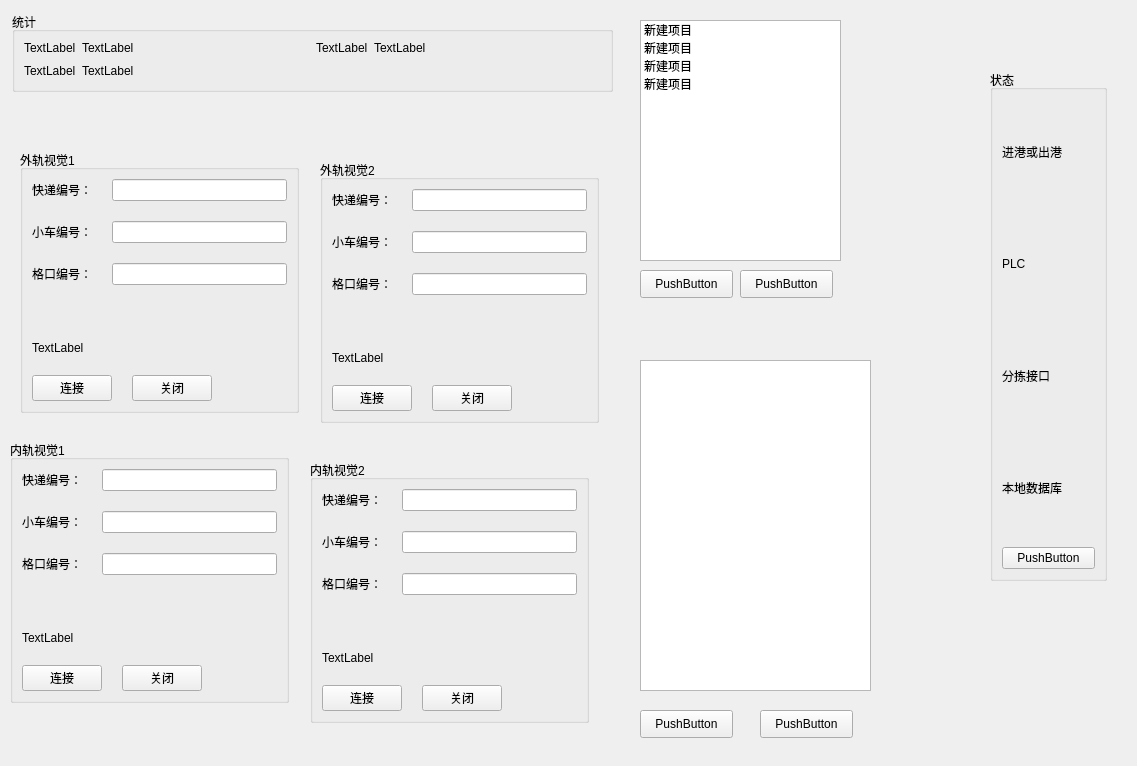
<?xml version="1.0" encoding="UTF-8"?>
<ui version="4.0">
 <class>Sort</class>
 <widget class="QWidget" name="Sort">
  <property name="geometry">
   <rect>
    <x>0</x>
    <y>0</y>
    <width>1137</width>
    <height>766</height>
   </rect>
  </property>
  <property name="sizePolicy">
   <sizepolicy hsizetype="Expanding" vsizetype="Expanding">
    <horstretch>0</horstretch>
    <verstretch>0</verstretch>
   </sizepolicy>
  </property>
  <property name="windowTitle">
   <string>Form</string>
  </property>
  <widget class="QGroupBox" name="groupBoxStatus">
   <property name="geometry">
    <rect>
     <x>990</x>
     <y>70</y>
     <width>117</width>
     <height>511</height>
    </rect>
   </property>
   <property name="title">
    <string>状态</string>
   </property>
   <layout class="QVBoxLayout" name="verticalLayout_5">
    <item>
     <widget class="QLabel" name="labelComeOrGo">
      <property name="text">
       <string>进港或出港</string>
      </property>
     </widget>
    </item>
    <item>
     <widget class="QLabel" name="labelPLC">
      <property name="text">
       <string>PLC</string>
      </property>
     </widget>
    </item>
    <item>
     <widget class="QLabel" name="labelSortInterface">
      <property name="text">
       <string>分拣接口</string>
      </property>
     </widget>
    </item>
    <item>
     <widget class="QLabel" name="labelNativeDatabase">
      <property name="text">
       <string>本地数据库</string>
      </property>
     </widget>
    </item>
    <item>
     <widget class="QPushButton" name="pushButton_9">
      <property name="text">
       <string>PushButton</string>
      </property>
     </widget>
    </item>
   </layout>
  </widget>
  <widget class="QListWidget" name="listWidget">
   <property name="geometry">
    <rect>
     <x>640</x>
     <y>20</y>
     <width>201</width>
     <height>241</height>
    </rect>
   </property>
   <item>
    <property name="text">
     <string>新建项目</string>
    </property>
   </item>
   <item>
    <property name="text">
     <string>新建项目</string>
    </property>
   </item>
   <item>
    <property name="text">
     <string>新建项目</string>
    </property>
   </item>
   <item>
    <property name="text">
     <string>新建项目</string>
    </property>
   </item>
  </widget>
  <widget class="QListWidget" name="listWidget_2">
   <property name="geometry">
    <rect>
     <x>640</x>
     <y>360</y>
     <width>231</width>
     <height>331</height>
    </rect>
   </property>
  </widget>
  <widget class="QPushButton" name="pushButton">
   <property name="geometry">
    <rect>
     <x>640</x>
     <y>270</y>
     <width>93</width>
     <height>28</height>
    </rect>
   </property>
   <property name="text">
    <string>PushButton</string>
   </property>
  </widget>
  <widget class="QPushButton" name="pushButton_2">
   <property name="geometry">
    <rect>
     <x>740</x>
     <y>270</y>
     <width>93</width>
     <height>28</height>
    </rect>
   </property>
   <property name="text">
    <string>PushButton</string>
   </property>
  </widget>
  <widget class="QPushButton" name="pushButton_3">
   <property name="geometry">
    <rect>
     <x>640</x>
     <y>710</y>
     <width>93</width>
     <height>28</height>
    </rect>
   </property>
   <property name="text">
    <string>PushButton</string>
   </property>
  </widget>
  <widget class="QPushButton" name="pushButton_4">
   <property name="geometry">
    <rect>
     <x>760</x>
     <y>710</y>
     <width>93</width>
     <height>28</height>
    </rect>
   </property>
   <property name="text">
    <string>PushButton</string>
   </property>
  </widget>
  <widget class="QGroupBox" name="groupBoxExpressCount">
   <property name="geometry">
    <rect>
     <x>12</x>
     <y>12</y>
     <width>601</width>
     <height>80</height>
    </rect>
   </property>
   <property name="title">
    <string>统计</string>
   </property>
   <layout class="QGridLayout" name="gridLayout_2">
    <item row="0" column="0">
     <layout class="QFormLayout" name="formLayout_5">
      <item row="0" column="0">
       <widget class="QLabel" name="label_13">
        <property name="text">
         <string>TextLabel</string>
        </property>
       </widget>
      </item>
      <item row="0" column="1">
       <widget class="QLabel" name="label_14">
        <property name="text">
         <string>TextLabel</string>
        </property>
       </widget>
      </item>
     </layout>
    </item>
    <item row="0" column="1">
     <layout class="QFormLayout" name="formLayout_6">
      <item row="0" column="0">
       <widget class="QLabel" name="label_15">
        <property name="text">
         <string>TextLabel</string>
        </property>
       </widget>
      </item>
      <item row="0" column="1">
       <widget class="QLabel" name="label_16">
        <property name="text">
         <string>TextLabel</string>
        </property>
       </widget>
      </item>
     </layout>
    </item>
    <item row="1" column="0">
     <layout class="QFormLayout" name="formLayout_7">
      <item row="0" column="0">
       <widget class="QLabel" name="label_20">
        <property name="text">
         <string>TextLabel</string>
        </property>
       </widget>
      </item>
      <item row="0" column="1">
       <widget class="QLabel" name="label_21">
        <property name="text">
         <string>TextLabel</string>
        </property>
       </widget>
      </item>
     </layout>
    </item>
   </layout>
  </widget>
  <widget class="QGroupBox" name="groupBox_2">
   <property name="geometry">
    <rect>
     <x>20</x>
     <y>150</y>
     <width>279</width>
     <height>263</height>
    </rect>
   </property>
   <property name="title">
    <string>外轨视觉1</string>
   </property>
   <layout class="QVBoxLayout" name="verticalLayout">
    <property name="spacing">
     <number>20</number>
    </property>
    <item>
     <layout class="QFormLayout" name="formLayout">
      <item row="0" column="0">
       <widget class="QLabel" name="label">
        <property name="text">
         <string>快递编号：</string>
        </property>
       </widget>
      </item>
      <item row="0" column="1">
       <widget class="QLineEdit" name="lineEditExpressIdOutside1"/>
      </item>
      <item row="1" column="0">
       <widget class="QLabel" name="label_2">
        <property name="text">
         <string>小车编号：</string>
        </property>
       </widget>
      </item>
      <item row="1" column="1">
       <widget class="QLineEdit" name="lineEditCarrierIdOutside1"/>
      </item>
      <item row="2" column="0">
       <widget class="QLabel" name="label_3">
        <property name="text">
         <string>格口编号：</string>
        </property>
       </widget>
      </item>
      <item row="2" column="1">
       <widget class="QLineEdit" name="lineEditBoxIdOutside1"/>
      </item>
     </layout>
    </item>
    <item>
     <spacer name="verticalSpacer">
      <property name="orientation">
       <enum>Qt::Vertical</enum>
      </property>
      <property name="sizeHint" stdset="0">
       <size>
        <width>20</width>
        <height>40</height>
       </size>
      </property>
     </spacer>
    </item>
    <item>
     <widget class="QLabel" name="labelCameraConnectOutside1">
      <property name="text">
       <string>TextLabel</string>
      </property>
     </widget>
    </item>
    <item>
     <layout class="QHBoxLayout" name="horizontalLayout">
      <item>
       <widget class="QPushButton" name="buttonCameraConnectOutside1">
        <property name="text">
         <string>连接</string>
        </property>
       </widget>
      </item>
      <item>
       <widget class="QPushButton" name="buttonCameraCloseOutside1">
        <property name="text">
         <string>关闭</string>
        </property>
       </widget>
      </item>
      <item>
       <spacer name="horizontalSpacer">
        <property name="orientation">
         <enum>Qt::Horizontal</enum>
        </property>
        <property name="sizeHint" stdset="0">
         <size>
          <width>40</width>
          <height>20</height>
         </size>
        </property>
       </spacer>
      </item>
     </layout>
    </item>
   </layout>
  </widget>
  <widget class="QGroupBox" name="groupBox_3">
   <property name="geometry">
    <rect>
     <x>320</x>
     <y>160</y>
     <width>279</width>
     <height>263</height>
    </rect>
   </property>
   <property name="title">
    <string>外轨视觉2</string>
   </property>
   <layout class="QVBoxLayout" name="verticalLayout_2">
    <property name="spacing">
     <number>20</number>
    </property>
    <item>
     <layout class="QFormLayout" name="formLayout_2">
      <item row="0" column="0">
       <widget class="QLabel" name="label_5">
        <property name="text">
         <string>快递编号：</string>
        </property>
       </widget>
      </item>
      <item row="0" column="1">
       <widget class="QLineEdit" name="lineEditExpressIdOutside2"/>
      </item>
      <item row="1" column="0">
       <widget class="QLabel" name="label_6">
        <property name="text">
         <string>小车编号：</string>
        </property>
       </widget>
      </item>
      <item row="1" column="1">
       <widget class="QLineEdit" name="lineEditCarrierIdOutside2_2"/>
      </item>
      <item row="2" column="0">
       <widget class="QLabel" name="label_7">
        <property name="text">
         <string>格口编号：</string>
        </property>
       </widget>
      </item>
      <item row="2" column="1">
       <widget class="QLineEdit" name="lineEditBoxIdOutside2"/>
      </item>
     </layout>
    </item>
    <item>
     <spacer name="verticalSpacer_2">
      <property name="orientation">
       <enum>Qt::Vertical</enum>
      </property>
      <property name="sizeHint" stdset="0">
       <size>
        <width>20</width>
        <height>40</height>
       </size>
      </property>
     </spacer>
    </item>
    <item>
     <widget class="QLabel" name="labelCameraConnectOutside2">
      <property name="text">
       <string>TextLabel</string>
      </property>
     </widget>
    </item>
    <item>
     <layout class="QHBoxLayout" name="horizontalLayout_2">
      <item>
       <widget class="QPushButton" name="buttonCameraConnectOutside2">
        <property name="text">
         <string>连接</string>
        </property>
       </widget>
      </item>
      <item>
       <widget class="QPushButton" name="buttonCameraCloseOutside2">
        <property name="text">
         <string>关闭</string>
        </property>
       </widget>
      </item>
      <item>
       <spacer name="horizontalSpacer_2">
        <property name="orientation">
         <enum>Qt::Horizontal</enum>
        </property>
        <property name="sizeHint" stdset="0">
         <size>
          <width>40</width>
          <height>20</height>
         </size>
        </property>
       </spacer>
      </item>
     </layout>
    </item>
   </layout>
  </widget>
  <widget class="QGroupBox" name="groupBox_5">
   <property name="geometry">
    <rect>
     <x>10</x>
     <y>440</y>
     <width>279</width>
     <height>263</height>
    </rect>
   </property>
   <property name="title">
    <string>内轨视觉1</string>
   </property>
   <layout class="QVBoxLayout" name="verticalLayout_4">
    <property name="spacing">
     <number>20</number>
    </property>
    <item>
     <layout class="QFormLayout" name="formLayout_4">
      <item row="0" column="0">
       <widget class="QLabel" name="label_4">
        <property name="text">
         <string>快递编号：</string>
        </property>
       </widget>
      </item>
      <item row="0" column="1">
       <widget class="QLineEdit" name="lineEditExpressIdInside1"/>
      </item>
      <item row="1" column="0">
       <widget class="QLabel" name="label_11">
        <property name="text">
         <string>小车编号：</string>
        </property>
       </widget>
      </item>
      <item row="1" column="1">
       <widget class="QLineEdit" name="lineEditCarrierIdInside1"/>
      </item>
      <item row="2" column="1">
       <widget class="QLineEdit" name="lineEditBoxIdInside1"/>
      </item>
      <item row="2" column="0">
       <widget class="QLabel" name="label_12">
        <property name="text">
         <string>格口编号：</string>
        </property>
       </widget>
      </item>
     </layout>
    </item>
    <item>
     <spacer name="verticalSpacer_4">
      <property name="orientation">
       <enum>Qt::Vertical</enum>
      </property>
      <property name="sizeHint" stdset="0">
       <size>
        <width>20</width>
        <height>40</height>
       </size>
      </property>
     </spacer>
    </item>
    <item>
     <widget class="QLabel" name="labelCameraConnectInside1">
      <property name="text">
       <string>TextLabel</string>
      </property>
     </widget>
    </item>
    <item>
     <layout class="QHBoxLayout" name="horizontalLayout_4">
      <item>
       <widget class="QPushButton" name="buttonCameraConnectInside1">
        <property name="text">
         <string>连接</string>
        </property>
       </widget>
      </item>
      <item>
       <widget class="QPushButton" name="buttonCameraCloseOutside1_2">
        <property name="text">
         <string>关闭</string>
        </property>
       </widget>
      </item>
      <item>
       <spacer name="horizontalSpacer_4">
        <property name="orientation">
         <enum>Qt::Horizontal</enum>
        </property>
        <property name="sizeHint" stdset="0">
         <size>
          <width>40</width>
          <height>20</height>
         </size>
        </property>
       </spacer>
      </item>
     </layout>
    </item>
   </layout>
  </widget>
  <widget class="QGroupBox" name="groupBox_4">
   <property name="geometry">
    <rect>
     <x>310</x>
     <y>460</y>
     <width>279</width>
     <height>263</height>
    </rect>
   </property>
   <property name="title">
    <string>内轨视觉2</string>
   </property>
   <layout class="QVBoxLayout" name="verticalLayout_3">
    <property name="spacing">
     <number>20</number>
    </property>
    <item>
     <layout class="QFormLayout" name="formLayout_3">
      <item row="0" column="0">
       <widget class="QLabel" name="label_8">
        <property name="text">
         <string>快递编号：</string>
        </property>
       </widget>
      </item>
      <item row="0" column="1">
       <widget class="QLineEdit" name="lineEditExpressIdInside2"/>
      </item>
      <item row="1" column="0">
       <widget class="QLabel" name="label_9">
        <property name="text">
         <string>小车编号：</string>
        </property>
       </widget>
      </item>
      <item row="1" column="1">
       <widget class="QLineEdit" name="lineEditCarrierIdInside2"/>
      </item>
      <item row="2" column="0">
       <widget class="QLabel" name="label_10">
        <property name="text">
         <string>格口编号：</string>
        </property>
       </widget>
      </item>
      <item row="2" column="1">
       <widget class="QLineEdit" name="lineEditBoxIdInside2"/>
      </item>
     </layout>
    </item>
    <item>
     <spacer name="verticalSpacer_3">
      <property name="orientation">
       <enum>Qt::Vertical</enum>
      </property>
      <property name="sizeHint" stdset="0">
       <size>
        <width>20</width>
        <height>40</height>
       </size>
      </property>
     </spacer>
    </item>
    <item>
     <widget class="QLabel" name="labelCameraConnectInside2">
      <property name="text">
       <string>TextLabel</string>
      </property>
     </widget>
    </item>
    <item>
     <layout class="QHBoxLayout" name="horizontalLayout_3">
      <item>
       <widget class="QPushButton" name="buttonCameraConnectInside2">
        <property name="text">
         <string>连接</string>
        </property>
       </widget>
      </item>
      <item>
       <widget class="QPushButton" name="buttonCameraCloseInside2">
        <property name="text">
         <string>关闭</string>
        </property>
       </widget>
      </item>
      <item>
       <spacer name="horizontalSpacer_3">
        <property name="orientation">
         <enum>Qt::Horizontal</enum>
        </property>
        <property name="sizeHint" stdset="0">
         <size>
          <width>40</width>
          <height>20</height>
         </size>
        </property>
       </spacer>
      </item>
     </layout>
    </item>
   </layout>
  </widget>
 </widget>
 <resources/>
 <connections/>
</ui>
